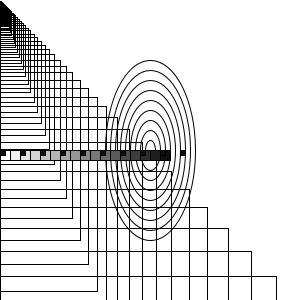
Frame 1 (no input)
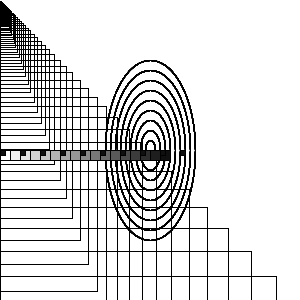
Frame 60 (the mouse pressed at the canvas centre just before this capture)
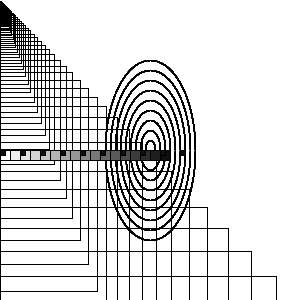
Frame 120 (the mouse held since frame 60 and released just before this capture)

The Processing sketch that drew these frames (run headless with seeded random() and noise(); from frame 60 on, the mouse is pressed at the canvas centre):

// Processing sketch: sketch_6_2
// ── sketch_6_2.pde

void setup(){
 size(300,300);
 background(255);
 stroke(0);
 noFill();
}

void draw(){
  
  noFill();
  //A
  int s=0;
  while(s<10){
   ellipse(width/2, height/2, s*10, s*20); 
   s++;
  }
  
  //B
  for(float i=1.0; i<width; i*=1.1){
   rect(0,i,i,i*2); 
  }
  
  //C
  int x =0;
  for(int c=255; c>0; c-=15){
   fill(c); 
   rect(x,height/2, 10,10);
   x = x+10;
  }
  
  //D
  for(int i=0; i<10; i++){
   rect(i*20, height/2, 5,5); 
  }
  
}
